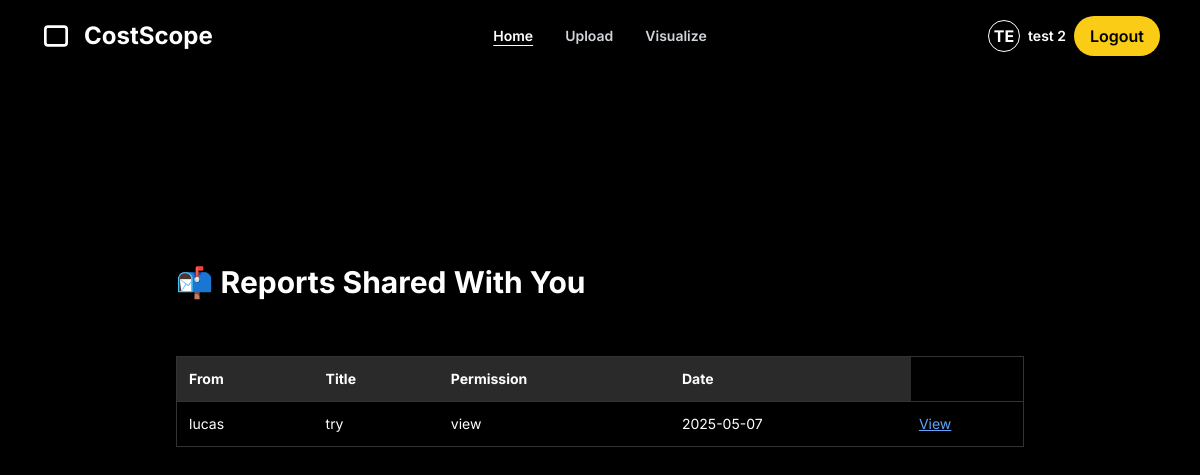
The app's page /shared-with-me (signed in) with its own data.
### app/models.py (models this page shows)
class User(db.Model, UserMixin):
    id = db.Column(db.Integer, primary_key=True)
    username = db.Column(db.String(80), unique=True, nullable=False)
    password_hash = db.Column(db.String(128), nullable=False)
    expenses = db.relationship('Expense', backref='user', lazy=True)

class SharedReport(db.Model):
    id = db.Column(db.Integer, primary_key=True)
    owner_id = db.Column(db.Integer, db.ForeignKey('user.id'), nullable=False)
    recipient_username = db.Column(db.String(100), nullable=False)
    report_title = db.Column(db.String(100), nullable=False)
    permission = db.Column(db.String(20), default='view')  # Can be 'view' or 'comment'
    timestamp = db.Column(db.DateTime, default=datetime.utcnow)
    owner = db.relationship('User', backref='shared_reports')

### app/routes.py (the view)
@main.route('/shared-with-me')
@login_required
def shared_with_me():
    reports = SharedReport.query.filter_by(recipient_username=current_user.username).order_by(SharedReport.timestamp.desc()).all()
    return render_template('shared_with_me.html', shared_reports=reports)

### app/__init__.py (called while the page is built)
def create_app():
    app = Flask(__name__)
    app.config['SECRET_KEY'] = 'dev'
    app.config['SQLALCHEMY_DATABASE_URI'] = 'sqlite:///studysync.db'
    app.config['WTF_CSRF_ENABLED'] = True
    db.init_app(app)
    migrate.init_app(app, db)  # ✅ Connect Migrate to app and db
    login_manager.init_app(app)
    @login_manager.user_loader
    def load_user(user_id):
        return User.query.get(int(user_id))
    from .routes import main as main_blueprint
    app.register_blueprint(main_blueprint)
    return app

### app/templates/shared_with_me.html
{% extends "base.html" %}
{% block content %}
<div class="max-w-4xl mx-auto text-white p-6 space-y-8 mt-32">
  <h1 class="text-3xl font-bold">📬 Reports Shared With You</h1>
  {% if shared_reports %}
  <div class="overflow-x-auto">
    <table class="w-full text-sm border border-[#333] mt-6">
      <thead class="bg-[#2a2a2a] text-left">
        <tr>
          <th class="p-3">From</th>
          <th class="p-3">Title</th>
          <th class="p-3">Permission</th>
          <th class="p-3">Date</th>
        </tr>
      </thead>
      <tbody>
        {% for report in shared_reports %}
        <tr class="border-t border-[#333] {% if loop.index is even %}bg-[#1b1b1b]{% endif %}">
          <td class="p-3">{{ report.owner.username }}</td>
          <td class="p-3">{{ report.report_title }}</td>
          <td class="p-3">
            {% if report.permission == 'View only' %}
              <span class="bg-blue-600 text-white px-2 py-1 rounded-full text-xs">View Only</span>
            {% elif report.permission == 'Comment' %}
              <span class="bg-green-600 text-white px-2 py-1 rounded-full text-xs">Comment</span>
            {% else %}
              {{ report.permission }}
            {% endif %}
          </td>
          <td class="p-3">{{ report.timestamp.strftime('%Y-%m-%d') }}</td>
          <td class="p-2">
            <a href="{{ url_for('main.view_shared_report', report_id=report.id) }}"
               class="text-blue-400 underline hover:text-blue-600">View</a>
          </td>
        </tr>
        {% endfor %}
      </tbody>
    </table>
  </div>
  {% else %}
    <p class="text-gray-400 mt-6">No reports have been shared with you yet.</p>
  {% endif %}
</div>
{% endblock %}

### app/templates/base.html (shortened to what this page needs)
<!DOCTYPE html>
<html lang="en">
<head>
  <script src="https://cdn.tailwindcss.com"></script>
</head>
<body class="bg-black text-white min-h-screen flex flex-col">
  <header class="relative w-full px-10 py-4 flex justify-between items-center bg-black">
    <div class="flex items-center gap-3">
      <svg xmlns="http://www.w3.org/2000/svg" class="w-8 h-8" fill="none"
           viewBox="0 0 24 24" stroke="white" stroke-width="2">
        <path d="M20 12v5a2 2 0 0 1-2 2H6a2 2 0 0 1-2-2V7a2 2 0 0 1 2-2h12a2 2 0 0 1 2 2Z" />
        <path d="M18 12h.01" />
      </svg>
      <strong class="text-2xl font-bold">CostScope</strong>
    </div>
    <nav class="absolute left-1/2 transform -translate-x-1/2 flex gap-8 text-sm font-semibold">
      <a href="{{ url_for('main.home') }}" class="text-white underline underline-offset-4">Home</a>
      <a href="{{ url_for('main.upload') }}" class="text-gray-300 hover:text-white transition">Upload</a>
      <a href="{{ url_for('main.visualise') }}" class="text-gray-300 hover:text-white transition">Visualize</a>
    </nav>
    <div class="flex items-center gap-4">
      {% if current_user.is_authenticated %}
        <div class="flex items-center gap-2">
          <div class="w-8 h-8 rounded-full border border-white flex items-center justify-center font-bold text-white">
            {{ current_user.username[:2]|upper }}
          </div>
          <span class="text-sm font-semibold">{{ current_user.username }}</span>
          <a href="{{ url_for('main.logout') }}"
             class="bg-yellow-400 hover:bg-yellow-500 text-black font-semibold px-4 py-2 rounded-full transition">
            Logout
          </a>
        </div>
      {% else %}
        <a href="{{ url_for('main.login') }}" class="text-sm text-white hover:underline">Login</a>
        <a href="{{ url_for('main.register') }}"
           class="bg-yellow-400 hover:bg-yellow-500 text-black font-semibold px-4 py-2 rounded-full transition">
          Sign Up
        </a>
      {% endif %}
    </div>
  </header>
  <main class="flex-grow px-4 py-10">
    {% block content %}{% endblock %}
  </main>
</body>
</html>

### app/templates/base.html (style rules this page uses)
body { font-family: 'Inter', sans-serif; }

### records on screen
User: username "TE", username "test 2"
SharedReport: owner.username "lucas", report_title "try", permission "view", timestamp "2025-05-07"
